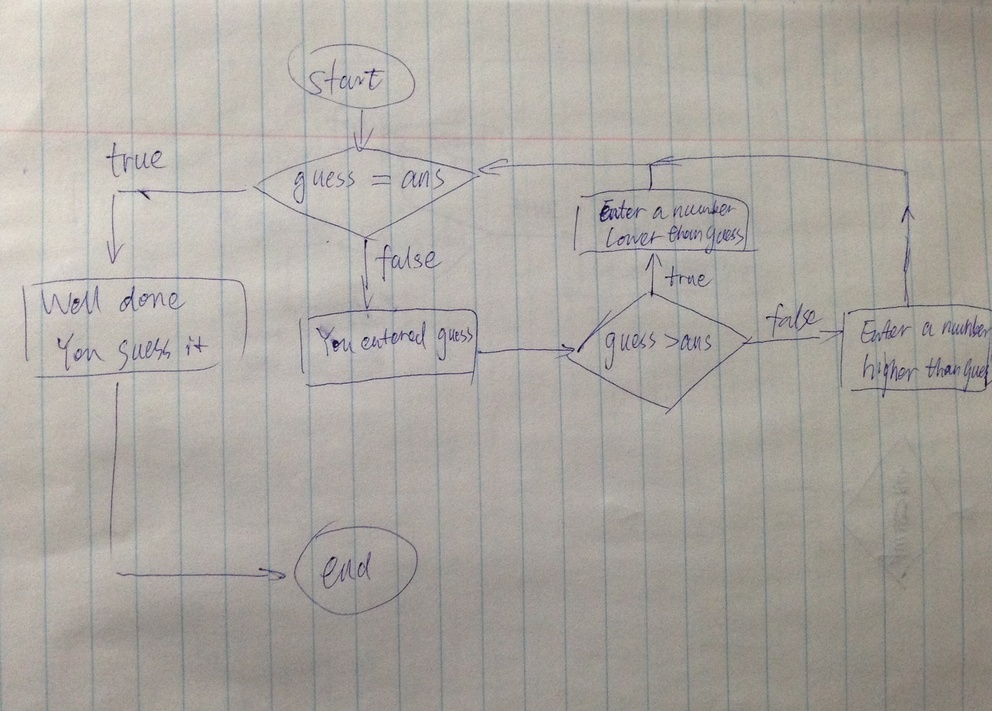
%> input picture Ji_Shen_OutLab6/Flow Chart.JPG, 992 x 711 px, shrunk from 2403 x 1722 before the run, given in place of photo1.jpg, which was not available
$ octave Ji_Shen_OutLab9.m   (GNU Octave 9; MATLAB toolbox functions it lacks are replaced by stand-ins)
%> lines starting %> are read from the running program, lines starting %| are printed output that depends on the picture; pictures that were not available may be replaced by others from this repository, and a replacement may not be noted
% Name Ji Shen
% Date 11/8/2014
% Section 203
% Out-Lab 8

clear all
close all
clc

%% Problem 1
A = imread('photo1.jpg');
%> A is the input picture: size 711x992x3 uint8; mean R, G, B 172, 167.7, 161.5
n = randi(100,1,2); % randomly generate 2 numbers
[r,c,p] = size(A);
%> r = 711; c = 992; p = 3
% add and minus the 2 random number from the image matrix
B = A - n(1)*uint8(ones(r,c,p));
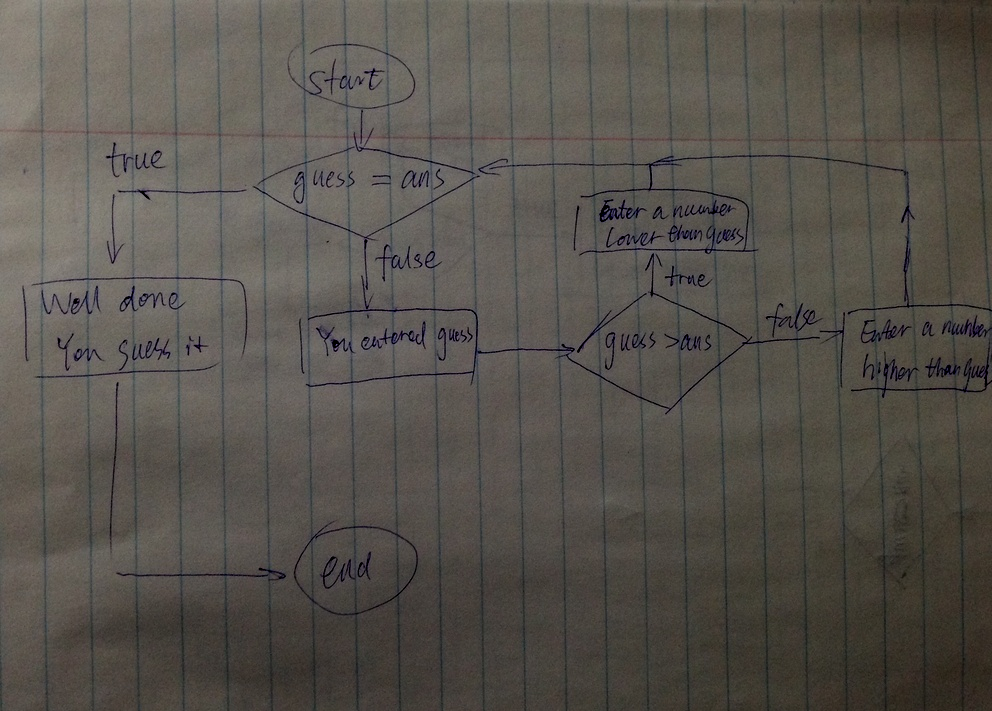
%> B: size 711x992x3 uint8; mean R, G, B 87.1, 82.8, 76.6
C = A + n(2)*uint8(ones(r,c,p));
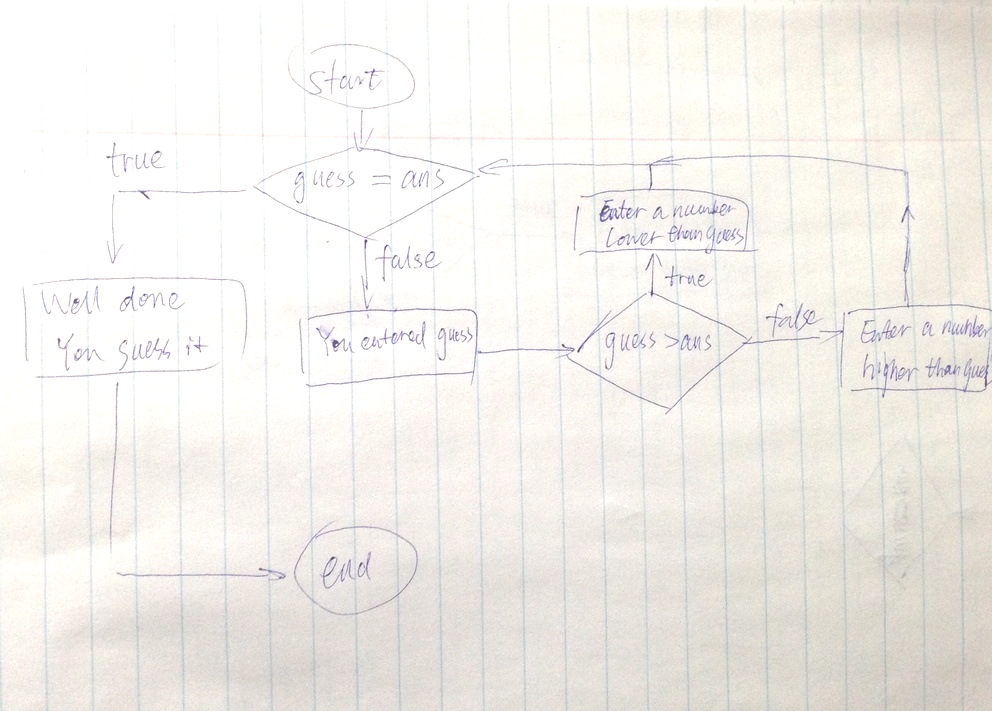
%> C: size 711x992x3 uint8; mean R, G, B 242.6, 239.9, 235.3
% show the images by pairs
subplot(2,2,1)
imshow(A);
subplot(2,2,2)
imshow(B);
subplot(2,2,3)
imshow(A);
subplot(2,2,4)
imshow(C);
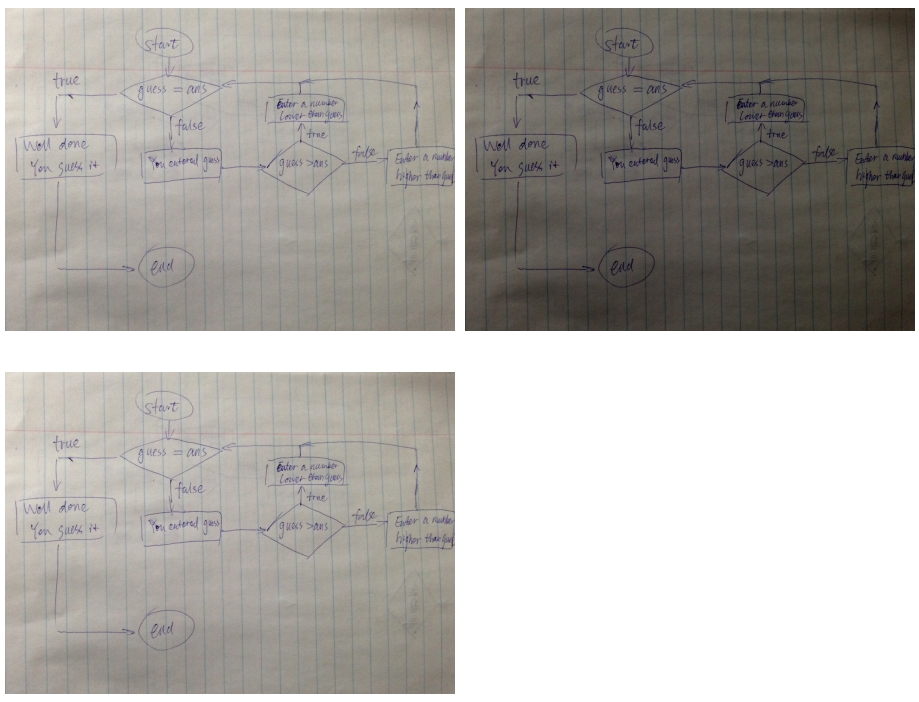
%> figure redrawn from the program's plot data, 4 panels


%% Problem 2

CosPlotGui


%% Problem 3
clear;
close all;
% create my colormap
mycolors = [1 1 1; 0 0 1; 1 0 0];
colormap(mycolors);
M = ones(10);
image(M);
% set the random elements of answer
a = randi(10);
b = randi(10);
% prompt user to guess the answer
c = input('Enter the row # : ');
%> the answer given: 3
d = input('Enter the col # : ');
%> the answer given: 3
while c ~= a|d ~= b;
    M(c,d) = 3;  %wrong guess will become red
image(M);
%> (the run ends here)
